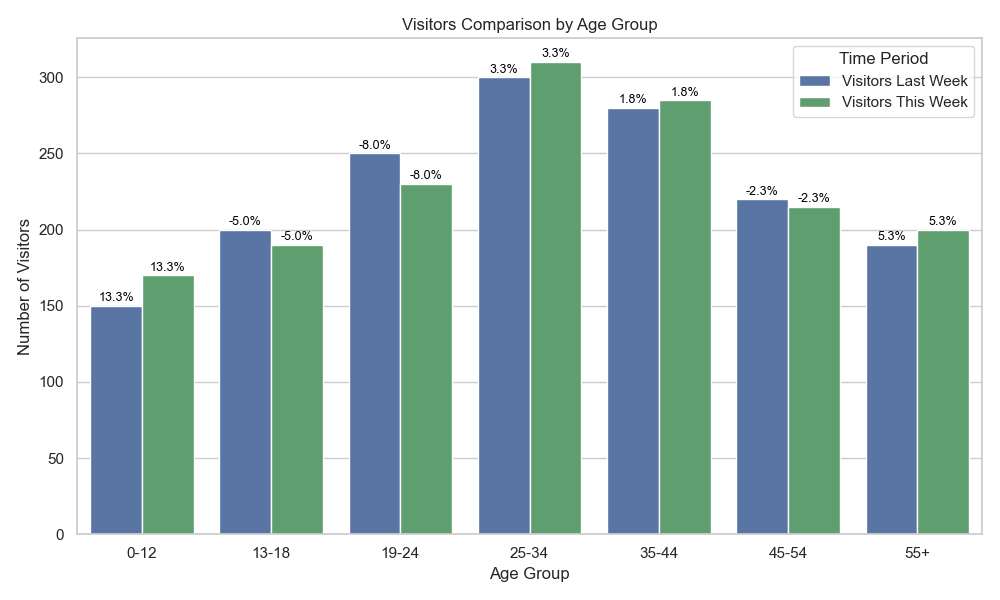

Write Python code to recreate this figure.

import matplotlib.pyplot as plt
import seaborn as sns
import pandas as pd

# Your data in a structured form
data = [{'Age Group': '0-12', 'Visitors Last Week': 150, 'Visitors This Week': 170, 'Change (%)': 13.3},
        {'Age Group': '13-18', 'Visitors Last Week': 200, 'Visitors This Week': 190, 'Change (%)': -5.0},
        {'Age Group': '19-24', 'Visitors Last Week': 250, 'Visitors This Week': 230, 'Change (%)': -8.0},
        {'Age Group': '25-34', 'Visitors Last Week': 300, 'Visitors This Week': 310, 'Change (%)': 3.3},
        {'Age Group': '35-44', 'Visitors Last Week': 280, 'Visitors This Week': 285, 'Change (%)': 1.8},
        {'Age Group': '45-54', 'Visitors Last Week': 220, 'Visitors This Week': 215, 'Change (%)': -2.3},
        {'Age Group': '55+', 'Visitors Last Week': 190, 'Visitors This Week': 200, 'Change (%)': 5.3}]

# Convert the data into a pandas DataFrame
df = pd.DataFrame(data)

# Melt the DataFrame to make it suitable for sns.barplot
df_melted = df.melt(id_vars=['Age Group', 'Change (%)'], 
                    value_vars=['Visitors Last Week', 'Visitors This Week'],
                    var_name='Time Period', value_name='Number of Visitors')

# Set the style and color palette for the plot
sns.set(style="whitegrid")
color_palette = ["#4c72b0", "#55a868"]

# Create the barplot
plt.figure(figsize=(10, 6))
barplot = sns.barplot(x='Age Group', y='Number of Visitors', hue='Time Period', 
                      data=df_melted, palette=color_palette)

# Annotate the percentage change on top of the bars
for index, row in df.iterrows():
    barplot.text(index-0.2, row['Visitors Last Week'] + 3, f"{row['Change (%)']}%", 
                 color='black', ha="center", size=9)
    barplot.text(index+0.2, row['Visitors This Week'] + 3, f"{row['Change (%)']}%", 
                 color='black', ha="center", size=9)

# Customize the plot with labels and title
plt.xlabel('Age Group')
plt.ylabel('Number of Visitors')
plt.title('Visitors Comparison by Age Group')
plt.legend(title='Time Period')

# Show the plot
plt.tight_layout()
plt.show()
